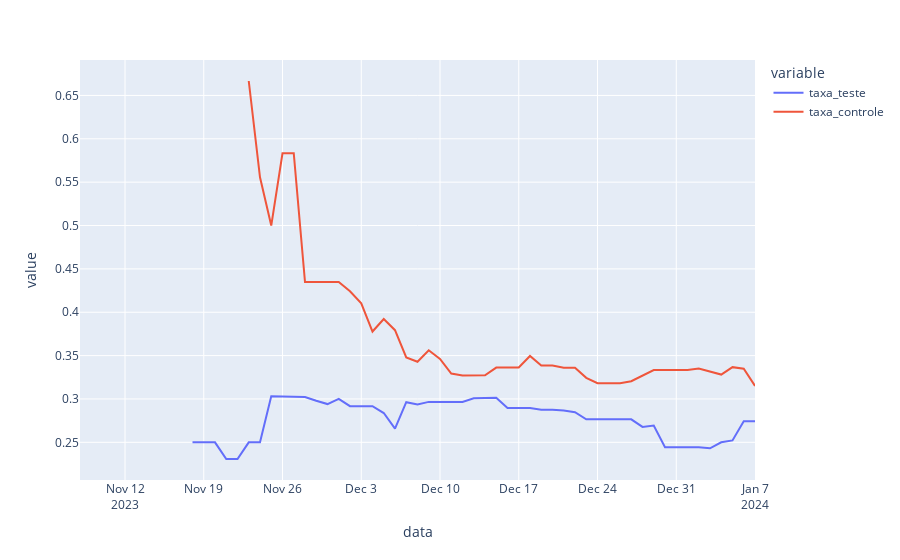

Notebook source saved alongside this figure:
### Code cell
fig = px.line(qt_pgt_dia_df[['data','taxa_teste','taxa_controle']], 
              x = 'data', 
              y = qt_pgt_dia_df[['data','taxa_teste','taxa_controle']].columns)
fig.show()
